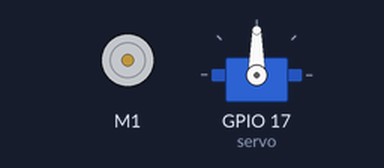
This program was run on a simulated Raspberry Pi (BCM pin numbers). Parts: DC motor (green arrow = forward, orange = backward, longer = faster), servo. Servo angles are drawn from the pulse width (0.5 ms = 0°, 2.5 ms = 180°); the clock reads 2024-03-15 10:24:30 at power-on unless the program sets it; what the program prints to the terminal is not drawn. At 11.0 s the program stops and its outputs stay as they are.

Above: at 0.1 s.
Timing chart, 0 to 12.5 s (numbered marks = the images above):
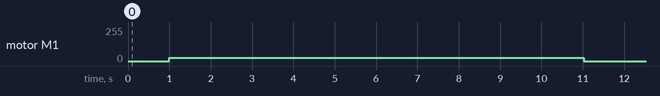

The program:

4-rcontrol-manual_timer.py
```python
# Импортирование необходимых библиотек
from gpiozero.pins.pigpio import PiGPIOFactory
from gpiozero import Device, Motor, Servo
import time

# Настройка параметров подключения драйвера тягового мотора и сервопривода
Device.pin_factory = PiGPIOFactory('127.0.0.1')
motor = Motor(23,24,25,pwm=True)
servo = Servo(17)
# Выставление среднего положения сервопривода и пауза в 1 секунду
servo.mid()
time.sleep(1)

# Функция коррекции данных оси геймпада для поворота сервопривода
def correct_turn(value, minn, maxx):
    if value > minn or value < -minn:
        if value >= maxx:
            return maxx
        elif value <= -maxx:
            return -maxx
        else:
            return value
    else:
        return 0

# Установка таймера на 10 секунд и создание первой отметки времени
timer = 10
check_time = time.time()

print("[INFO] Start")
print("[RUN]", timer, "seconds left")

# Работа цикла с заданным временем по таймеру
while timer:
    motor.forward(speed=0.1)
    # motor.forward(speed=0.2)
    # motor.forward(speed=0.3)
    # motor.forward(speed=0.4)
    # motor.forward(speed=0.5)
    # motor.forward(speed=0.6)
    # motor.forward(speed=0.7)
    # motor.forward(speed=0.8)
    # motor.forward(speed=0.9)
    # motor.forward(speed=0.1)
    if time.time() - check_time >= 1:
        check_time = time.time()
        timer -= 1
        print("[RUN]", timer, "seconds left")

# Остановка мотора
servo.mid()
motor.stop()
print("[INFO] Finish")
```

Measured:
- by itself, motor M1: stopped → forward 26/255 at 1.0 s, → stopped 10.0 s later
